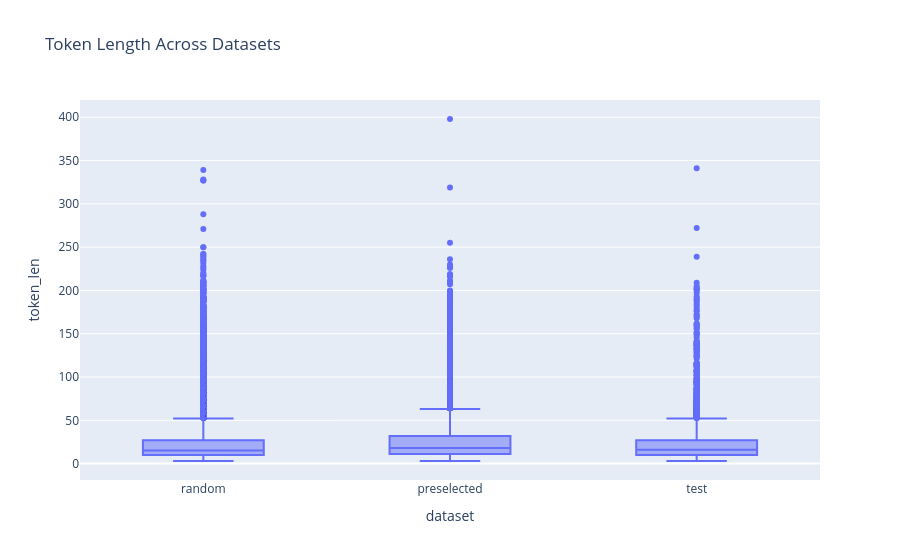

Source (notebook cell):
### Code cell
df_all = pd.concat([
    data_full.assign(dataset="random"),
    data_preselected.assign(dataset="preselected"),
    data_test.assign(dataset="test")
])

fig = px.box(
    df_all,
    x="dataset",
    y="token_len",
    title="Token Length Across Datasets"
)

fig.show()

fig = px.violin(
    df_all,
    x="dataset",
    y="token_len",
    box=True,
    points=False,
    title="Token Length Distribution Across Datasets"
)

fig.show()

### Figure 1 — Plotly figure (JSON) as saved in the notebook; plotly's stock layout.template omitted (floating-point values rounded to 4 significant figures; data arrays with more than 128 entries replaced by an {"elided": "..."} marker saying what was removed)
{"data": [{"alignmentgroup": "True", "hovertemplate": "dataset=%{x}<br>token_len=%{y}<extra></extra>", "legendgroup": "", "marker": {"color": "#636efa"}, "name": "", "notched": false, "offsetgroup": "", "orientation": "v", "showlegend": false, "type": "box", "x": {"elided": "31185 str values"}, "x0": " ", "xaxis": "x", "y": {"elided": "31185 int values"}, "y0": " ", "yaxis": "y"}], "layout": {"boxmode": "group", "legend": {"tracegroupgap": 0}, "title": {"text": "Token Length Across Datasets"}, "xaxis": {"anchor": "y", "domain": [0, 1], "title": {"text": "dataset"}}, "yaxis": {"anchor": "x", "domain": [0, 1], "title": {"text": "token_len"}}}}
